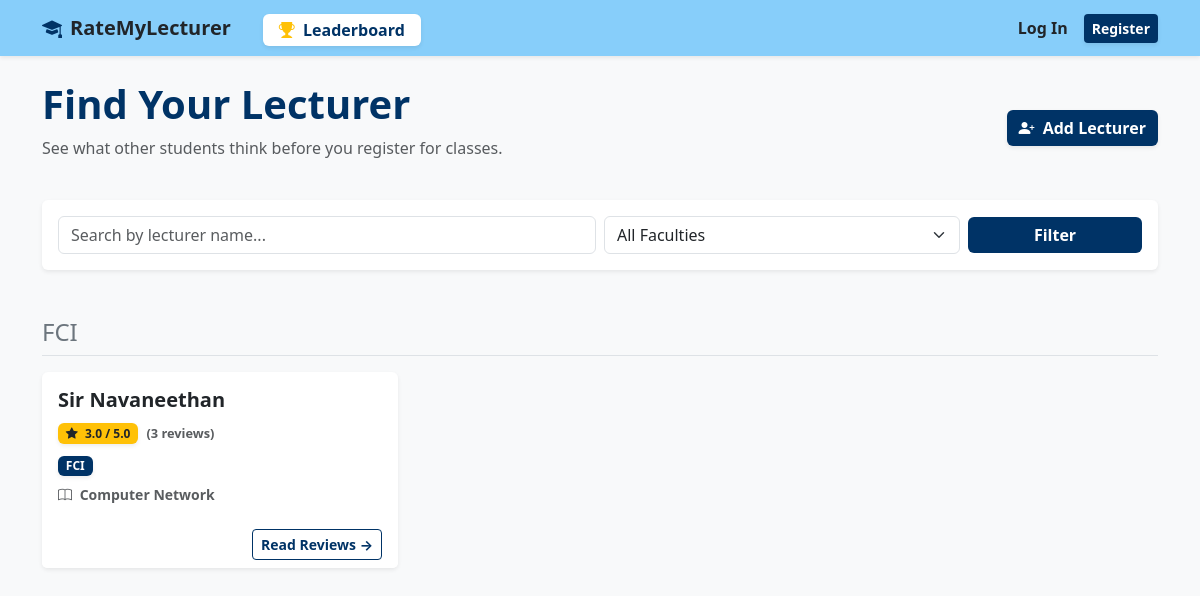
Before: / with the older database file.
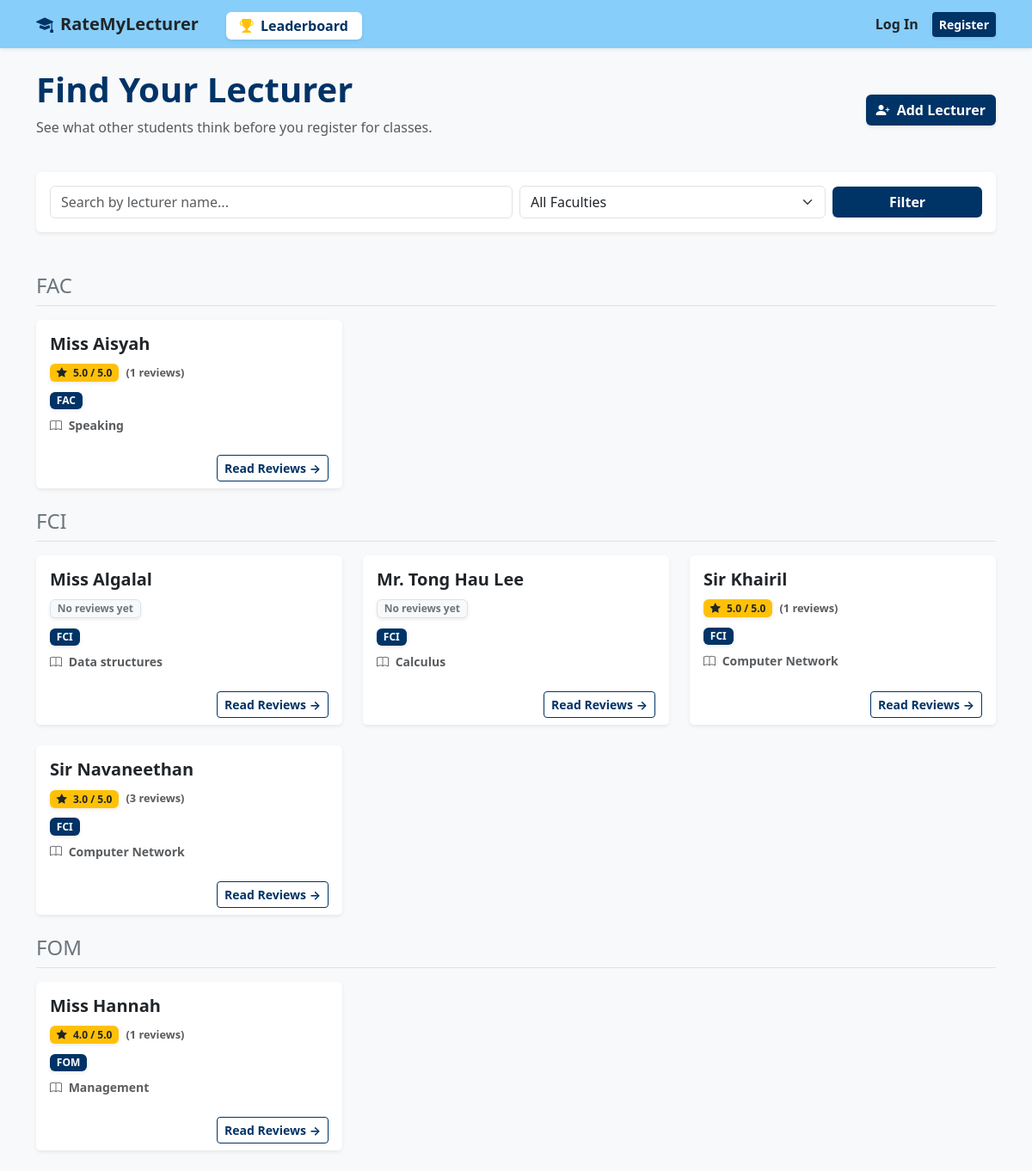
After: the same page with the newer database file.
### forum/models.py (models this page shows, shortened)
class Faculty(models.Model):
    name = models.CharField(max_length=50, unique=True)

class Lecturer(models.Model):
    name = models.CharField(max_length=200)
    faculty = models.ForeignKey(Faculty, on_delete=models.SET_NULL, null=True, blank=True)
    subject = models.CharField(max_length=100, help_text="e.g., Data Structures, Operating Systems")
    @property
    def average_rating(self):
        avg = self.reviews.aggregate(Avg('overall_rating'))['overall_rating__avg']
        if avg is not None:
            return round(avg, 1) # Round it to 1 decimal place (e.g., 4.2)
        return 0 # Return 0 if nobody has reviewed them yet

### forum/views.py (the view)
# urls.py: 2. Add a URL to urlpatterns:  path('', views.home, name='home')
def home(request):
    query = request.GET.get('q')
    faculty_id = request.GET.get('faculty')
    lecturers = Lecturer.objects.all().order_by('faculty__name', 'name')
    if query:
        lecturers = lecturers.filter(name__icontains=query)
    if faculty_id:
        lecturers = lecturers.filter(faculty_id=faculty_id)
    faculties = Faculty.objects.all().order_by('name')
    return render(request, 'forum/home.html', {
        'lecturers': lecturers,
        'query': query,
        'selected_faculty': faculty_id,
        'faculties': faculties,
    })

### forum/templates/forum/home.html (shortened to what this page needs)
{% extends 'forum/base.html' %}
{% block content %}
    <div class="row mb-4 align-items-center">
        <div class="col-md-8">
            <h1 class="fw-bold text-darkblue">Find Your Lecturer</h1>
            <p class="text-muted">See what other students think before you register for classes.</p>
        </div>
        <div class="col-md-4 text-md-end">
            <a href="{% url 'add_lecturer' %}" class="btn btn-darkblue shadow-sm fw-bold">
                <i class="bi bi-person-plus-fill me-1"></i> Add Lecturer
            </a>
        </div>
    </div>
    <div class="card shadow-sm border-0 mb-5">
        <div class="card-body">
            <form method="GET" action="{% url 'home' %}" class="row g-2 align-items-center">
                <div class="col-md-6">
                    <input type="text" name="q" class="form-control" placeholder="Search by lecturer name..." value="{{ query|default_if_none:'' }}">
                </div>
                <div class="col-md-4">
                    <select name="faculty" class="form-select">
                        <option value="">All Faculties</option>
                    </select>
                </div>
                <div class="col-md-2">
                    <button type="submit" class="btn btn-darkblue w-100 fw-bold">Filter</button>
                </div>
            </form>
        </div>
    </div>
    {% regroup lecturers by faculty.name as faculty_list %}
    {% for faculty in faculty_list %}
        <h4 class="border-bottom pb-2 mb-3 mt-4 text-secondary">{{ faculty.grouper|default:"Unassigned Faculty" }}</h4>
        <div class="row row-cols-1 row-cols-md-2 row-cols-lg-3 g-4 mb-4">
            {% for lecturer in faculty.list %}
                <div class="col">
                    <div class="card h-100 shadow-sm border-0 hover-effect">
                        <div class="card-body">
                            <h5 class="card-title fw-bold mb-2">
                                <a href="{% url 'lecturer_detail' lecturer.id %}" class="text-decoration-none text-dark">
                                    {{ lecturer.name }}
                                </a>
                            </h5>
                            <div class="mb-2">
                                {% if lecturer.average_rating > 0 %}
                                    <span class="badge bg-warning text-dark shadow-sm fw-bold">
                                        <i class="bi bi-star-fill text-dark me-1"></i> {{ lecturer.average_rating }} / 5.0
                                    </span>
                                    <small class="text-muted ms-1 fw-bold" style="font-size: 0.8em;">({{ lecturer.reviews.count }} reviews)</small>
                                {% else %}
                                    <span class="badge bg-light text-secondary border shadow-sm">No reviews yet</span>
                                {% endif %}
                            </div>
                            <span class="badge bg-darkblue mb-2 shadow-sm">{{ lecturer.faculty.name|default:"No Faculty" }}</span>
                            <p class="card-text text-muted small mb-0 fw-bold">
                                <i class="bi bi-book me-1"></i> {{ lecturer.subject }}
                            </p>
                        </div>
                        <div class="card-footer bg-white border-0 text-end">
                            <a href="{% url 'lecturer_detail' lecturer.id %}" class="btn btn-outline-darkblue btn-sm fw-bold">Read Reviews &rarr;</a>
                        </div>
                    </div>
                </div>
            {% endfor %}
        </div>
    {% empty %}
        <div class="alert alert-warning">No lecturers found. Be the first to add one!</div>
    {% endfor %}
{% endblock %}

### forum/templates/forum/base.html (shortened to what this page needs)
<!DOCTYPE html>
<html lang="en">
<head>
    <link href="https://cdn.jsdelivr.net/npm/bootstrap@5.3.2/dist/css/bootstrap.min.css" rel="stylesheet">
<link rel="stylesheet" href="https://cdn.jsdelivr.net/npm/bootstrap-icons@1.11.1/font/bootstrap-icons.css">
</head>
<body class="bg-light">
<nav class="navbar navbar-expand-lg navbar-light shadow-sm mb-4" style="background-color: #87CEFA;">
    <div class="container">
        <a class="navbar-brand fw-bold text-dark" href="{% url 'home' %}">
            <i class="bi bi-mortarboard-fill me-2 text-darkblue"></i>RateMyLecturer
        </a>
            <ul class="navbar-nav me-auto mb-2 mb-lg-0">
                <li class="nav-item ms-3">
                    <a class="nav-link fw-bold text-darkblue bg-white rounded shadow-sm px-3 py-1 mt-1" href="{% url 'leaderboard' %}">
                        <i class="bi bi-trophy-fill text-warning me-1"></i> Leaderboard
                    </a>
                </li>
            </ul>
        <div class="d-flex align-items-center">
            {% if user.is_authenticated %}
                    <span class="text-dark me-3">
                        Hello, <a href="{% url 'profile' %}" class="text-darkblue fw-bold text-decoration-none"><u>{{ user.username }}</u></a>
                    </span>
                    <form action="{% url 'logout' %}" method="POST" class="d-inline">
                    {% csrf_token %}
                    <button type="submit" class="btn btn-sm btn-darkblue fw-bold shadow-sm">Log Out</button>
                </form>
            {% else %}
                <a href="{% url 'login' %}" class="text-dark text-decoration-none me-3 fw-bold">Log In</a>
                <a href="{% url 'register' %}" class="btn btn-sm btn-darkblue fw-bold shadow-sm">Register</a>
            {% endif %}
        </div>
    </div>
</nav>
<div class="container">
        {% block content %}
        {% endblock %}
    </div>
</body>
</html>

### forum/templates/forum/base.html (style rules this page uses)
.bg-darkblue { background-color: #003366 !important; color: white; }
.text-darkblue { color: #003366 !important; }
.btn-darkblue { background-color: #003366; color: white; border: none; }
.btn-outline-darkblue { border: 1px solid #003366; color: #003366; background: transparent; }

### forum/templates/forum/home.html (style rules this page uses)
.hover-effect { transition: transform 0.2s; }

Changed rows visible on the page:
now on this page (row unchanged): Faculty: grouper "FAC"
added Lecturer: name "Miss Aisyah", average_rating "5.0", reviews.count "1", faculty.name "FAC", subject "Speaking"
added Lecturer: name "Miss Algalal", shows "No reviews yet", faculty.name "FCI", subject "Data structures"
added Lecturer: name "Mr. Tong Hau Lee", shows "No reviews yet", faculty.name "FCI", subject "Calculus"
added Lecturer: name "Sir Khairil", average_rating "5.0", reviews.count "1", faculty.name "FCI", subject "Computer Network"
now on this page (row unchanged): Faculty: grouper "FOM"
added Lecturer: name "Miss Hannah", average_rating "4.0", reviews.count "1", faculty.name "FOM", subject "Management"
